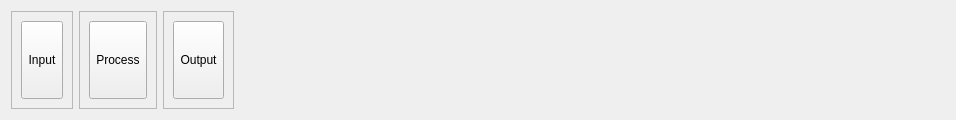
<?xml version="1.0" encoding="UTF-8"?>
<ui version="4.0">
 <class>Form</class>
 <widget class="QWidget" name="Form">
  <property name="geometry">
   <rect>
    <x>0</x>
    <y>0</y>
    <width>956</width>
    <height>120</height>
   </rect>
  </property>
  <property name="sizePolicy">
   <sizepolicy hsizetype="Preferred" vsizetype="Fixed">
    <horstretch>2</horstretch>
    <verstretch>2</verstretch>
   </sizepolicy>
  </property>
  <property name="windowTitle">
   <string>Form</string>
  </property>
  <layout class="QHBoxLayout" name="horizontalLayout">
   <item>
    <widget class="QFrame" name="frame">
     <property name="frameShape">
      <enum>QFrame::StyledPanel</enum>
     </property>
     <property name="frameShadow">
      <enum>QFrame::Sunken</enum>
     </property>
     <property name="lineWidth">
      <number>2</number>
     </property>
     <layout class="QVBoxLayout" name="verticalLayout">
      <item>
       <widget class="QToolButton" name="InputButton">
        <property name="sizePolicy">
         <sizepolicy hsizetype="Fixed" vsizetype="Expanding">
          <horstretch>0</horstretch>
          <verstretch>0</verstretch>
         </sizepolicy>
        </property>
        <property name="text">
         <string>Input</string>
        </property>
        <property name="popupMode">
         <enum>QToolButton::InstantPopup</enum>
        </property>
       </widget>
      </item>
     </layout>
    </widget>
   </item>
   <item>
    <widget class="QFrame" name="frame_2">
     <property name="frameShape">
      <enum>QFrame::StyledPanel</enum>
     </property>
     <property name="frameShadow">
      <enum>QFrame::Sunken</enum>
     </property>
     <property name="lineWidth">
      <number>2</number>
     </property>
     <layout class="QVBoxLayout" name="verticalLayout_2">
      <item>
       <widget class="QToolButton" name="ProcessButton">
        <property name="sizePolicy">
         <sizepolicy hsizetype="Fixed" vsizetype="Expanding">
          <horstretch>0</horstretch>
          <verstretch>0</verstretch>
         </sizepolicy>
        </property>
        <property name="text">
         <string>Process</string>
        </property>
        <property name="popupMode">
         <enum>QToolButton::InstantPopup</enum>
        </property>
       </widget>
      </item>
     </layout>
    </widget>
   </item>
   <item>
    <widget class="QFrame" name="frame_3">
     <property name="frameShape">
      <enum>QFrame::StyledPanel</enum>
     </property>
     <property name="frameShadow">
      <enum>QFrame::Sunken</enum>
     </property>
     <property name="lineWidth">
      <number>2</number>
     </property>
     <layout class="QVBoxLayout" name="verticalLayout_3">
      <item>
       <widget class="QToolButton" name="OutputButton">
        <property name="sizePolicy">
         <sizepolicy hsizetype="Fixed" vsizetype="Expanding">
          <horstretch>0</horstretch>
          <verstretch>0</verstretch>
         </sizepolicy>
        </property>
        <property name="text">
         <string>Output</string>
        </property>
        <property name="popupMode">
         <enum>QToolButton::InstantPopup</enum>
        </property>
       </widget>
      </item>
     </layout>
    </widget>
   </item>
   <item>
    <spacer name="horizontalSpacer">
     <property name="orientation">
      <enum>Qt::Horizontal</enum>
     </property>
     <property name="sizeHint" stdset="0">
      <size>
       <width>629</width>
       <height>20</height>
      </size>
     </property>
    </spacer>
   </item>
  </layout>
 </widget>
 <resources/>
 <connections/>
</ui>
